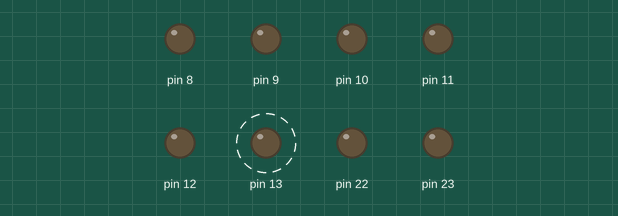
The sketch below on a simulated Arduino Uno, built with avr-gcc and run on an emulated ATmega328P. Shown: output pins drawn as LEDs (lit = HIGH). Dashed ring = blinking.

Above: at 0.5 s.
Timing chart, 0 to 4.7 s (numbered marks = the images above):
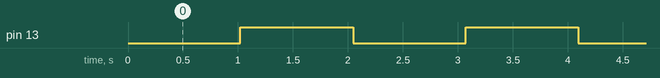

Measured:
- by itself, pin 13: alternates HIGH for 1.0 s and LOW for 1.0 s

The sketch:

Timer_interupt.ino
```cpp
/*
 compare OCRA interupt
 */
int timerOverflowCount = 0;

void initTimer() {
  // che do compare A
  TCCR0A =0x80;
  // pre scale f/64
  TCCR0B = 0x03;
  DDRB = 0xff;       //configure PORTD as output
  TCNT0 = 0x00;
  //gia tri compare
  OCR0A=250;
  // thiet lap ngat timer
   TIMSK0= 0x02;
  // ngat tong
  sei();
}

ISR( TIMER0_COMPA_vect) {
 timerOverflowCount++;
  if(timerOverflowCount>=1000){
       PORTB ^= (1 << PORTB5);
       timerOverflowCount = 0;
      }
}

void setup() {
  // put your setup code here, to run once:
  initTimer();
}

void loop() {

}
```
